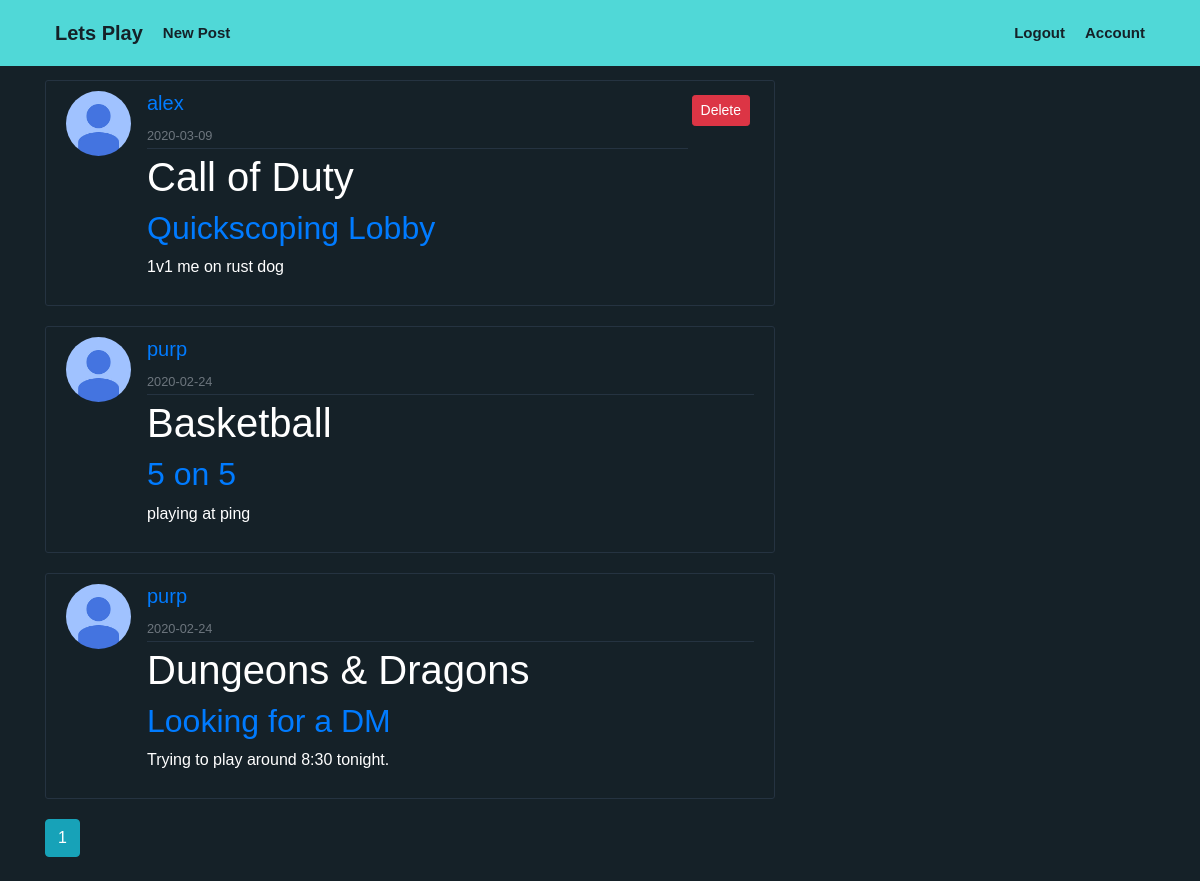
Before: /home (signed in) with the older database file.
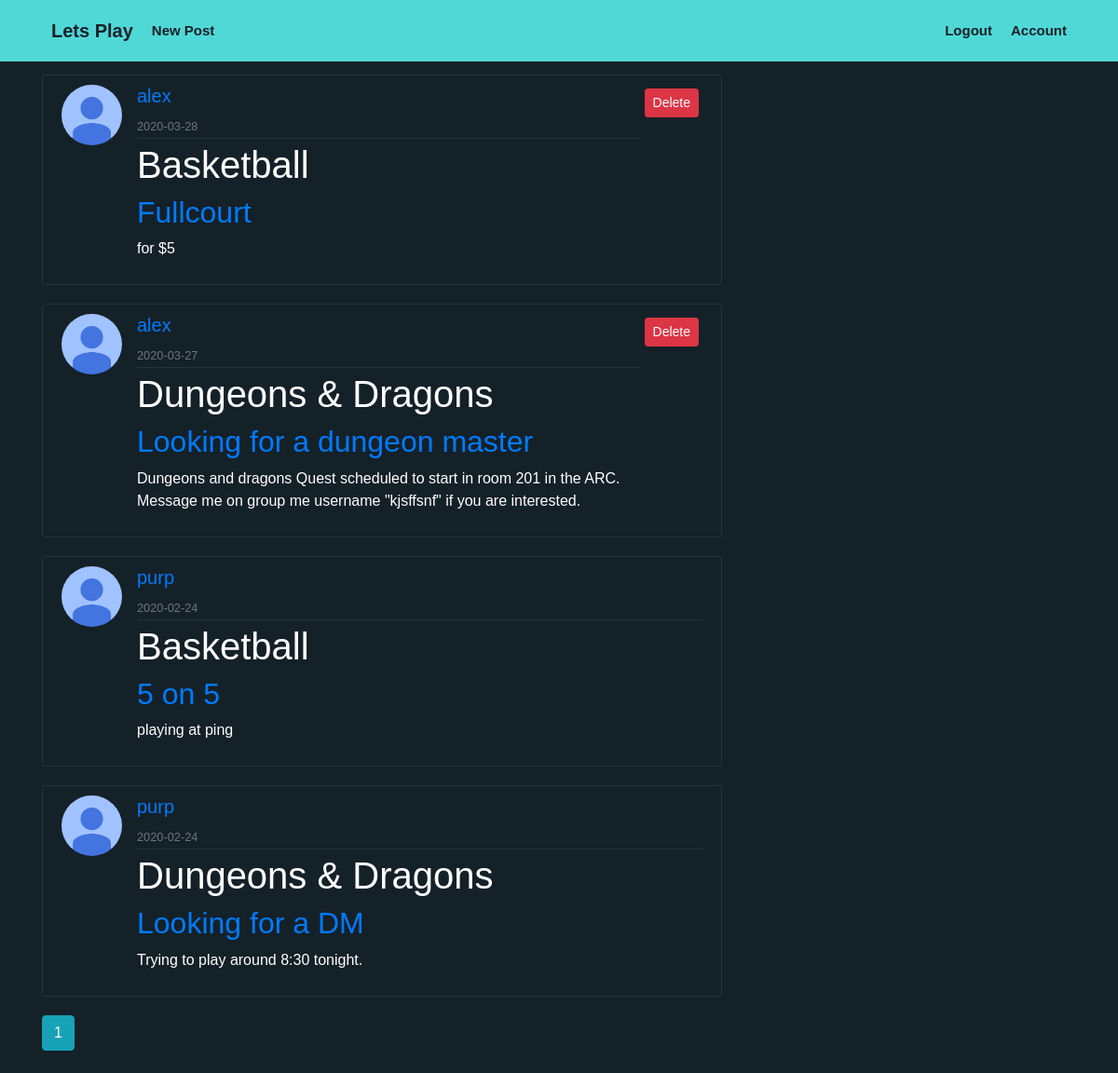
After: the same page with the newer database file.
### src/models.py (models this page shows, shortened)
class Post(db.Model):
    id = db.Column(db.Integer, primary_key=True)
    title = db.Column(db.String(25), nullable=False)  #optional title to post
    game = db.Column(db.String(100),nullable=True ) #Change to entered from menu on form
    date_posted = db.Column(db.DateTime, nullable=False, default=datetime.utcnow)
    content = db.Column(db.Text, nullable=False)
    user_id = db.Column(db.Integer, db.ForeignKey('user.id'), nullable=False)

class User(db.Model, UserMixin):
    id = db.Column(db.Integer, primary_key=True)                                #Each user is given a unique id number
    firstname = db.Column(db.String(20),  nullable=True)
    last_name = db.Column(db.String(20),  nullable=True)                             #User's full name
    username = db.Column(db.String(20), unique=True, nullable=False)            #Each user will be able to create a unique username of length 20
    email = db.Column(db.String(50), unique=True, nullable=False)              #Every user will need to register with an email address (maybe?)
    image_file = db.Column(db.String(20), nullable=False, default='default.jpg')#Each user has a profile pic. uploaded or default
    password = db.Column(db.String(64), nullable=False)                         #Users will have a password of up to size 64 chars
    posts = db.relationship('Post', backref='author', lazy=True)              #Posts from users will be associated with them? (maybe?)
    zipcode = db.Column(db.String(5), nullable=False)
    bio = db.Column(db.String(144), nullable=True)

### src/main/routes.py (the view)
@main.route('/home')
@login_required
def home():
    if not (current_user.is_authenticated):
        return redirect(url_for('user.login'))
    page = request.args.get('page',1, type=int)
    posts = Post.query.order_by(Post.date_posted.desc()).paginate(page=page,per_page=5)##posts per page:
    return render_template('home.html',posts=posts)

### src/models.py (called while the page is built)
@login_manager.user_loader
def load_user(user_id):
    return User.query.get(int(user_id))

### src/templates/home.html (shortened to what this page needs)
{% extends "layout.html" %}
{% block content %}
    {% for post in posts.items %}
        <article class="media content-section">
            <img class="rounded-circle article-img" src="{{ url_for('static', filename='profile_pics/' + post.author.image_file) }}">
            <div class="media-body">
              <div class="article-metadata">
                <h5 class="username" style="text-decoration: none; color: rgb(136,153,166);"> <a stlye="color:rgb(136,153,166);" href="{{url_for('users.user_page', username=post.author.username) }}">{{ post.author.username }}</a> </h5>
                <small class="text-muted">{{ post.date_posted.strftime('%Y-%m-%d') }}</small>
              </div>
              <h1> {{ post.game }}</h1>
              <h2><a class="article-title" href="{{url_for('posts.post', post_id=post.id )}}">{{ post.title }}</a></h2>
              <p class="article-content">{{ post.content }}</p>
            </div>
            {% if post.author == current_user %}
            <div>
                <button type="button" class="btn btn-danger btn-sm m-1" data-toggle="modal" data-target="#deleteModal">Delete</button>
            </div>
        {% endif %}
        </article>
    {% endfor %}
    {% for page_num in posts.iter_pages(left_edge=1, right_edge=1, left_current=1, right_current=2) %}
      {% if page_num %}
      {% if posts.page==page_num %}
        <a class="btn btn-info mb-4" href="{{ url_for('main.home', page=page_num) }}">{{ page_num }}</a>
      {% else %}
        <a class="btn btn-outline-info mb-4" href="{{ url_for('main.home', page=page_num) }}">{{ page_num }}</a>
      {% endif %}
    {% else %}
        ...
      {% endif %}
    {% endfor %}
{%endblock%}

### src/templates/layout.html (shortened to what this page needs)
<!DOCTYPE html>
<html lang="en" dir="ltr">
  <head>
    <link rel="stylesheet" href="https://stackpath.bootstrapcdn.com/bootstrap/4.3.1/css/bootstrap.min.css">
    <link rel="stylesheet" type="text/css" href="{{url_for('static', filename='main.css') }}">
    <link rel="stylesheet" href="https://use.fontawesome.com/releases/v5.7.2/css/all.css">
    <link rel="stylesheet" href="https://stackpath.bootstrapcdn.com/font-awesome/4.7.0/css/font-awesome.min.css">
  </head>
  <body>
<header class="site-header">
        <nav class="navbar navbar-expand-md navbar-dark bg-steel fixed-top">
            <div class="container">
            <a class="nav-bar-title" href="{{ url_for('main.home')}}">Lets Play</a>
            <div class="collapse navbar-collapse" id="navbarToggle">
                <div class="navbar-nav mr-auto">
                {% if current_user.is_authenticated %}
                  <a class="nav-bar-item" href="{{ url_for('posts.new_post') }}">New Post </a>
                {% endif %}
                </div>
                <div class="navbar-nav">
                {% if current_user.is_authenticated %}
                <a class="nav-bar-item" href="{{ url_for('users.logout') }}">Logout</a>
                <a class="nav-bar-item" href="{{ url_for('users.account') }}">Account</a>
                {% else %}
                    <a class="nav-bar-item" href="{{ url_for('users.login') }}">Login</a>
                    <a class="nav-bar-item" href="{{ url_for('users.register') }}">Register</a>
                {% endif %}
                </div>
            </div>
            </div>
        </nav>
        </header>
            <main role="main" class="container">
              <div class="row">
                  <div class="col-md-8">
                  {% block content %}{% endblock %}
                  </div>
              </div>
              </main>
  </body>
</html>

### src/static/main.css (style rules this page uses)
body { background-color: rgb(21,33,40); background-size: 400% 400%; margin-top: 5rem; font-family: Helvetica; }
h1, h2, h3, h4, h5, h6, p { color: #ffffff; }
.bg-steel { background-color: rgb(80,216,215); }
.nav-bar-title, .nav-bar-title:hover { color: #152128; padding-bottom: 10px; padding-left: 10px; padding-right: 10px; padding-top: 10px; font-size: 20px; font-stretch: 100%; font-weight: 700; align-items: center; cursor: pointer; text-decoration: none; }
.nav-bar-item, .nav-bar-item:hover { color: #152128; padding-bottom: 10px; padding-left: 10px; padding-right: 10px; padding-top: 10px; font-size: 15px; font-stretch: 100%; font-weight: 700; align-items: center; cursor: pointer; text-decoration:none }
.content-section { background: #152128;; padding: 10px 20px; border: 1px solid rgb(37, 51, 65); border-radius: 3px; margin-bottom: 20px; color: #ffffff; }
.article-content { white-space: pre-line; }
.article-img { height: 65px; width: 65px; margin-right: 16px; }
.article-metadata { padding-bottom: 1px; margin-bottom: 4px; border-bottom: 1px solid rgb(37, 51, 65); }
.username, .user-details { color: rgb(136,153,166) !important; }

Changed rows visible on the page:
removed Post: image_file (placeholder picture), author.username "alex", date_posted "2020-03-09", game "Call of Duty", title "Quickscoping Lobby", content "1v1 me on rust dog", shows "Delete"
added Post: image_file (placeholder picture), author.username "alex", date_posted "2020-03-28", game "Basketball", title "Fullcourt", content "for $5", shows "Delete"
added Post: image_file (placeholder picture), author.username "alex", date_posted "2020-03-27", game "Dungeons & Dragons", title "Looking for a dungeon master", content "Dungeons and dragons Quest scheduled to start in room 201 in the ARC. Message me on group me username \"kjsffsnf\" if you are interested.", shows "Delete"
